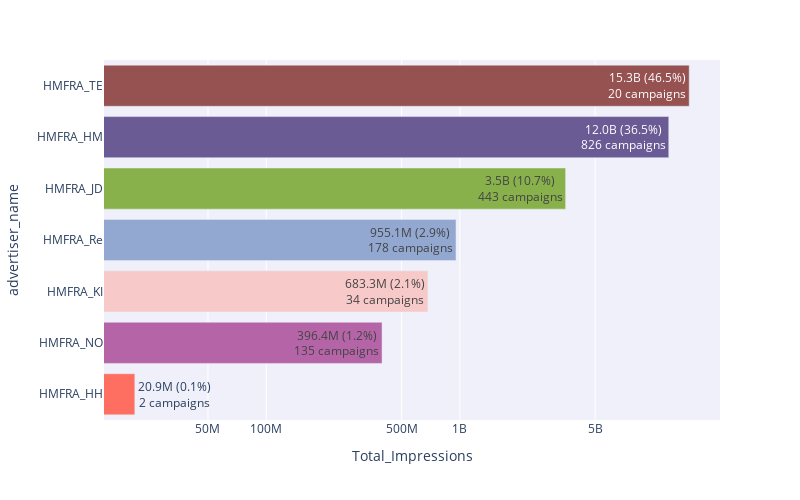

This figure's notebook cell:
### Markdown cell above
##### HMFRA_TE dominated CW21 with 3.9B impressions (97.6%) using just 4 campaigns, making it very efficient.

### Code cell
import pandas as pd
import plotly.express as px

# Function to format large numbers into shorthand (e.g., 3,919,492,456 → "3.9B")
def format_number(number):
    if number >= 1e9:
        return f"{number/1e9:.1f}B"
    elif number >= 1e6:
        return f"{number/1e6:.1f}M"
    elif number >= 1e3:
        return f"{number/1e3:.1f}K"
    else:
        return f"{number:,.0f}"

# Step 1: Group by Campaign_id to ensure unique campaigns, then sum impressions by advertiser
weekly_cols = [f'CW{i}' for i in range(53)]
advertiser_summary = meta_weekly_impressions.groupby(['Campaign_id', 'advertiser_name'])[weekly_cols].sum().sum(axis=1).reset_index(name='Total_Impressions')
advertiser_summary = advertiser_summary.groupby('advertiser_name')['Total_Impressions'].sum().reset_index()

# Step 2: Filter out advertisers with zero impressions
advertiser_summary = advertiser_summary[advertiser_summary['Total_Impressions'] > 0]

# Step 3: Calculate total impressions across all advertisers
total_impressions = advertiser_summary['Total_Impressions'].sum()

# Step 4: Add percentage contribution
advertiser_summary['Percentage'] = (advertiser_summary['Total_Impressions'] / total_impressions * 100).round(1)

# Step 5: Count number of unique campaigns per advertiser
campaign_counts = meta_weekly_impressions.groupby(['Campaign_id', 'advertiser_name']).first().reset_index().groupby('advertiser_name').size().reset_index(name='Campaign_Count')
advertiser_summary = advertiser_summary.merge(campaign_counts, on='advertiser_name', how='left').fillna(0)
advertiser_summary['Campaign_Count'] = advertiser_summary['Campaign_Count'].astype(int)

# Step 6: Create text for display
advertiser_summary['Text'] = advertiser_summary.apply(
    lambda row: f"{format_number(row['Total_Impressions'])} ({row['Percentage']}%)<br>{row['Campaign_Count']} campaigns", axis=1)

# Step 7: Sort by total impressions
advertiser_summary = advertiser_summary.sort_values('Total_Impressions', ascending=False)

# Step 8: Visualize
fig = px.bar(
    advertiser_summary, 
    x='Total_Impressions', 
    y='advertiser_name',
    color='advertiser_name',
    color_discrete_map={
        'HMFRA_HH': '#FF6F61',
        'HMFRA_HM': '#6B5B95',
        'HMFRA_JD': '#88B04B',
        'HMFRA_KI': '#F7CAC9',
        'HMFRA_Re': '#92A8D1',
        'HMFRA_TE': '#955251',
        'HMFRA_NO': '#B565A7',
        'HMFRA_[D': '#009B77'
    },
    text='Text'
)

# Update layout
fig.update_layout(
    xaxis_type='log',
    xaxis={
        'tickvals': [1e6, 5e6, 1e7, 5e7, 1e8, 5e8, 1e9, 5e9],
        'ticktext': ['1M', '5M', '10M', '50M', '100M', '500M', '1B', '5B']
    },
    width=800,
    height=500,
    showlegend=False,
    paper_bgcolor='white',
    plot_bgcolor='rgba(240,240,250,0.95)'
)

fig.update_traces(
    textposition='auto',  
    hovertemplate='%{y}: %{x:,.0f} impressions<extra></extra>'
)

fig.show()

### Figure 1 — Plotly figure (JSON) as saved in the notebook; plotly's stock layout.template omitted (floating-point values rounded to 4 significant figures)
{"data": [{"alignmentgroup": "True", "hovertemplate": "%{y}: %{x:,.0f} impressions<extra></extra>", "legendgroup": "HMFRA_TE", "marker": {"color": "#955251", "pattern": {"shape": ""}}, "name": "HMFRA_TE", "offsetgroup": "HMFRA_TE", "orientation": "h", "showlegend": true, "text": ["15.3B (46.5%)<br>20 campaigns"], "textposition": "auto", "type": "bar", "x": [15296191348], "xaxis": "x", "y": ["HMFRA_TE"], "yaxis": "y"}, {"alignmentgroup": "True", "hovertemplate": "%{y}: %{x:,.0f} impressions<extra></extra>", "legendgroup": "HMFRA_HM", "marker": {"color": "#6B5B95", "pattern": {"shape": ""}}, "name": "HMFRA_HM", "offsetgroup": "HMFRA_HM", "orientation": "h", "showlegend": true, "text": ["12.0B (36.5%)<br>826 campaigns"], "textposition": "auto", "type": "bar", "x": [11995954784], "xaxis": "x", "y": ["HMFRA_HM"], "yaxis": "y"}, {"alignmentgroup": "True", "hovertemplate": "%{y}: %{x:,.0f} impressions<extra></extra>", "legendgroup": "HMFRA_JD", "marker": {"color": "#88B04B", "pattern": {"shape": ""}}, "name": "HMFRA_JD", "offsetgroup": "HMFRA_JD", "orientation": "h", "showlegend": true, "text": ["3.5B (10.7%)<br>443 campaigns"], "textposition": "auto", "type": "bar", "x": [3517251968], "xaxis": "x", "y": ["HMFRA_JD"], "yaxis": "y"}, {"alignmentgroup": "True", "hovertemplate": "%{y}: %{x:,.0f} impressions<extra></extra>", "legendgroup": "HMFRA_Re", "marker": {"color": "#92A8D1", "pattern": {"shape": ""}}, "name": "HMFRA_Re", "offsetgroup": "HMFRA_Re", "orientation": "h", "showlegend": true, "text": ["955.1M (2.9%)<br>178 campaigns"], "textposition": "auto", "type": "bar", "x": [955081851], "xaxis": "x", "y": ["HMFRA_Re"], "yaxis": "y"}, {"alignmentgroup": "True", "hovertemplate": "%{y}: %{x:,.0f} impressions<extra></extra>", "legendgroup": "HMFRA_KI", "marker": {"color": "#F7CAC9", "pattern": {"shape": ""}}, "name": "HMFRA_KI", "offsetgroup": "HMFRA_KI", "orientation": "h", "showlegend": true, "text": ["683.3M (2.1%)<br>34 campaigns"], "textposition": "auto", "type": "bar", "x": [683335224], "xaxis": "x", "y": ["HMFRA_KI"], "yaxis": "y"}, {"alignmentgroup": "True", "hovertemplate": "%{y}: %{x:,.0f} impressions<extra></extra>", "legendgroup": "HMFRA_NO", "marker": {"color": "#B565A7", "pattern": {"shape": ""}}, "name": "HMFRA_NO", "offsetgroup": "HMFRA_NO", "orientation": "h", "showlegend": true, "text": ["396.4M (1.2%)<br>135 campaigns"], "textposition": "auto", "type": "bar", "x": [396395697], "xaxis": "x", "y": ["HMFRA_NO"], "yaxis": "y"}, {"alignmentgroup": "True", "hovertemplate": "%{y}: %{x:,.0f} impressions<extra></extra>", "legendgroup": "HMFRA_HH", "marker": {"color": "#FF6F61", "pattern": {"shape": ""}}, "name": "HMFRA_HH", "offsetgroup": "HMFRA_HH", "orientation": "h", "showlegend": true, "text": ["20.9M (0.1%)<br>2 campaigns"], "textposition": "auto", "type": "bar", "x": [20944355], "xaxis": "x", "y": ["HMFRA_HH"], "yaxis": "y"}], "layout": {"barmode": "relative", "height": 500, "legend": {"title": {"text": "advertiser_name"}, "tracegroupgap": 0}, "margin": {"t": 60}, "paper_bgcolor": "white", "plot_bgcolor": "rgba(240,240,250,0.95)", "showlegend": false, "width": 800, "xaxis": {"anchor": "y", "domain": [0, 1], "ticktext": ["1M", "5M", "10M", "50M", "100M", "500M", "1B", "5B"], "tickvals": [1000000, 5000000, 10000000, 50000000, 100000000, 500000000, 1000000000, 5000000000], "title": {"text": "Total_Impressions"}, "type": "log"}, "yaxis": {"anchor": "x", "categoryarray": ["HMFRA_HH", "HMFRA_NO", "HMFRA_KI", "HMFRA_Re", "HMFRA_JD", "HMFRA_HM", "HMFRA_TE"], "categoryorder": "array", "domain": [0, 1], "title": {"text": "advertiser_name"}}}}
